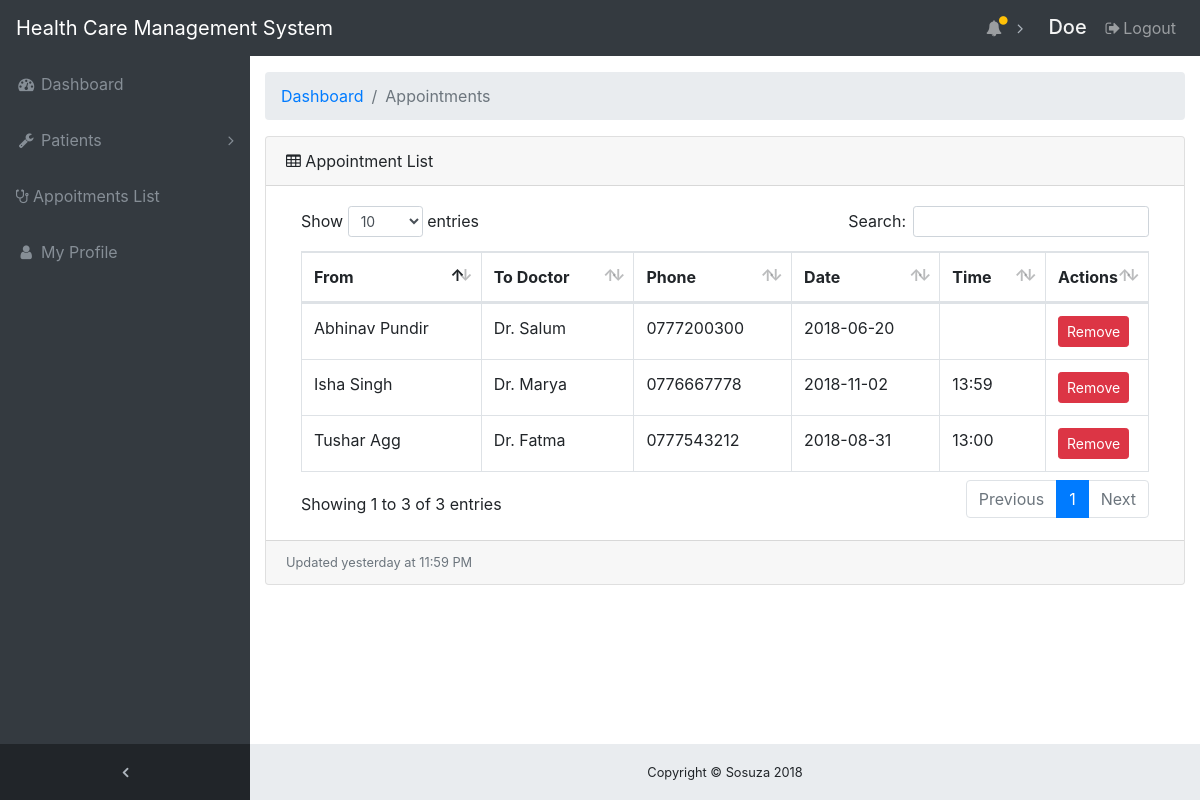
Page /receiption/appointments.php (signed in) on the committed database.
### tables this page shows
CREATE TABLE `patient` (
  `patient_id` int(11) NOT NULL,
  `fname` varchar(100) NOT NULL,
  `lname` varchar(25) NOT NULL,
  `status` varchar(100) NOT NULL,
  `regNumber` varchar(100) NOT NULL,
  `address` varchar(30) NOT NULL,
  `phone` varchar(15) NOT NULL,
  `email` varchar(30) NOT NULL,
  `dob` date NOT NULL,
  `gender` varchar(10) NOT NULL,
  `regDate` date NOT NULL,
  `code` int(15) NOT NULL,
  `treated` int(11) NOT NULL DEFAULT '0'
);

CREATE TABLE `employee` (
  `emp_id` int(11) NOT NULL,
  `user_id` int(11) NOT NULL,
  `uname` varchar(30) NOT NULL,
  `email` varchar(30) NOT NULL,
  `position` varchar(30) NOT NULL
);

CREATE TABLE `appointments` (
  `appoint_id` int(10) NOT NULL,
  `app_from` int(30) NOT NULL,
  `app_to` int(25) NOT NULL,
  `phone` varchar(15) NOT NULL,
  `app_date` varchar(25) NOT NULL,
  `app_time` varchar(25) NOT NULL,
  `message` text NOT NULL,
  `status` varchar(30) NOT NULL DEFAULT 'Pending'
);

### receiption/appointments.php (the view)
<?php include 'header.php'; ?>
  <div class="content-wrapper">
    <div class="container-fluid">
      <ol class="breadcrumb">
        <li class="breadcrumb-item">
          <a href="index.php">Dashboard</a>
        </li>
        <li class="breadcrumb-item active">Appointments</li>
      </ol>
      <div class="card mb-3">
        <div class="card-header">
          <i class="fa fa-table"></i> Appointment List</div>
        <div class="card-body">
          <div class="table-responsive">
            <table class="table table-bordered" id="dataTable" width="100%" cellspacing="0">
              <thead>
                <th>From</th>
                <th>To Doctor</th>
                <th>Phone</th>
                <th>Date</th>
                <th>Time</th>
                <th width="12%">Actions</th>
              </thead>
              <tbody>
                 <?php
                  include 'includes/config.php';
                  $sql = mysqli_query($con, "SELECT * FROM patient INNER JOIN appointments ON appointments.app_from = patient.patient_id INNER JOIN employee ON appointments.app_to = employee.user_id");
                  while ($data=mysqli_fetch_assoc($sql)) {
                  ?>
                  <tr>
                    <td><?php echo $data['fname']." ".$data['lname']; ?></td>
                    <td><?php echo "Dr. ".$data['uname']; ?></td>
                    <td><?php echo $data['phone']; ?></td>
                    <td><?php echo $data['app_date']; ?></td>
                    <td><?php echo $data['app_time']; ?></td>
                    <td>
                      <a href="includes/manage_pat.php?action=delete_app&id=<?php echo $data['appoint_id']; ?>" class="btn btn-danger btn-sm"><span class="glyphicon glyphicon-remove"> Remove</span></a>
                    </td>
                  </tr>
                <?php } ?>
              </tbody>
            </table>
          </div>
        </div>
      <div class="card-footer small text-muted">Updated yesterday at 11:59 PM</div>
    </div>
  </div>
</div>
<?php include 'footer.php'; ?>

### receiption/css/sb-admin.css (style rules this page uses)
html { position: relative; min-height: 100%; }
body { overflow-x: hidden; }
body.sticky-footer { margin-bottom: 56px; }
body.sticky-footer .content-wrapper { min-height: calc(100vh - 56px - 56px); }
body.fixed-nav { padding-top: 56px; }
.content-wrapper { min-height: calc(100vh - 56px); padding-top: 1rem; }
.content-wrapper { overflow-x: hidden; background: white; }
@media (min-width: 992px) { .content-wrapper { margin-left: 250px; } }

### rows in the picture
patient: fname "Abhinav", lname "Pundir", employee.uname "Salum", appointments.phone "0777200300", appointments.app_date "2018-06-20"
patient: fname "Tushar", lname "Agg", employee.uname "Fatma", appointments.phone "0777543212", appointments.app_date "2018-08-31", appointments.app_time "13:00"
patient: fname "Isha", lname "Singh", employee.uname "Marya", appointments.phone "0776667778", appointments.app_date "2018-11-02", appointments.app_time "13:59"

### other values in the picture
$_SESSION['username'] "Doe"
